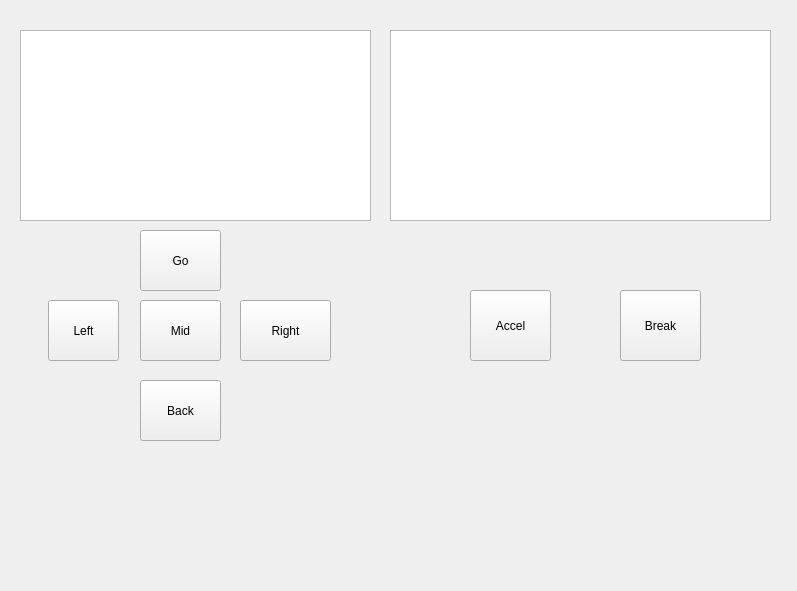
<?xml version="1.0" encoding="UTF-8"?>
<ui version="4.0">
 <class>MainWindow</class>
 <widget class="QMainWindow" name="MainWindow">
  <property name="geometry">
   <rect>
    <x>0</x>
    <y>0</y>
    <width>797</width>
    <height>591</height>
   </rect>
  </property>
  <property name="windowTitle">
   <string>MainWindow</string>
  </property>
  <widget class="QWidget" name="centralwidget">
   <widget class="QPlainTextEdit" name="text">
    <property name="geometry">
     <rect>
      <x>20</x>
      <y>30</y>
      <width>351</width>
      <height>191</height>
     </rect>
    </property>
   </widget>
   <widget class="QPushButton" name="btn_go">
    <property name="geometry">
     <rect>
      <x>140</x>
      <y>230</y>
      <width>81</width>
      <height>61</height>
     </rect>
    </property>
    <property name="text">
     <string>Go</string>
    </property>
   </widget>
   <widget class="QPushButton" name="btb_mid">
    <property name="geometry">
     <rect>
      <x>140</x>
      <y>300</y>
      <width>81</width>
      <height>61</height>
     </rect>
    </property>
    <property name="text">
     <string>Mid</string>
    </property>
   </widget>
   <widget class="QPushButton" name="btn_back">
    <property name="geometry">
     <rect>
      <x>140</x>
      <y>380</y>
      <width>81</width>
      <height>61</height>
     </rect>
    </property>
    <property name="text">
     <string>Back</string>
    </property>
   </widget>
   <widget class="QPushButton" name="btn_left">
    <property name="geometry">
     <rect>
      <x>48</x>
      <y>300</y>
      <width>71</width>
      <height>61</height>
     </rect>
    </property>
    <property name="text">
     <string>Left</string>
    </property>
   </widget>
   <widget class="QPushButton" name="btn_right">
    <property name="geometry">
     <rect>
      <x>240</x>
      <y>300</y>
      <width>91</width>
      <height>61</height>
     </rect>
    </property>
    <property name="text">
     <string>Right</string>
    </property>
   </widget>
   <widget class="QPlainTextEdit" name="text2">
    <property name="geometry">
     <rect>
      <x>390</x>
      <y>30</y>
      <width>381</width>
      <height>191</height>
     </rect>
    </property>
   </widget>
   <widget class="QPushButton" name="btn_accel">
    <property name="geometry">
     <rect>
      <x>470</x>
      <y>290</y>
      <width>81</width>
      <height>71</height>
     </rect>
    </property>
    <property name="text">
     <string>Accel</string>
    </property>
   </widget>
   <widget class="QPushButton" name="btn_break">
    <property name="geometry">
     <rect>
      <x>620</x>
      <y>290</y>
      <width>81</width>
      <height>71</height>
     </rect>
    </property>
    <property name="text">
     <string>Break</string>
    </property>
   </widget>
  </widget>
 </widget>
 <resources/>
 <connections>
  <connection>
   <sender>btb_mid</sender>
   <signal>clicked()</signal>
   <receiver>MainWindow</receiver>
   <slot>clickedMid()</slot>
   <hints>
    <hint type="sourcelabel">
     <x>189</x>
     <y>501</y>
    </hint>
    <hint type="destinationlabel">
     <x>233</x>
     <y>472</y>
    </hint>
   </hints>
  </connection>
  <connection>
   <sender>btn_left</sender>
   <signal>pressed()</signal>
   <receiver>MainWindow</receiver>
   <slot>pressedLeft()</slot>
   <hints>
    <hint type="sourcelabel">
     <x>113</x>
     <y>360</y>
    </hint>
    <hint type="destinationlabel">
     <x>543</x>
     <y>585</y>
    </hint>
   </hints>
  </connection>
  <connection>
   <sender>btn_left</sender>
   <signal>released()</signal>
   <receiver>MainWindow</receiver>
   <slot>releasedLeft()</slot>
   <hints>
    <hint type="sourcelabel">
     <x>118</x>
     <y>360</y>
    </hint>
    <hint type="destinationlabel">
     <x>576</x>
     <y>406</y>
    </hint>
   </hints>
  </connection>
  <connection>
   <sender>btn_right</sender>
   <signal>released()</signal>
   <receiver>MainWindow</receiver>
   <slot>releasedRight()</slot>
   <hints>
    <hint type="sourcelabel">
     <x>330</x>
     <y>360</y>
    </hint>
    <hint type="destinationlabel">
     <x>721</x>
     <y>392</y>
    </hint>
   </hints>
  </connection>
  <connection>
   <sender>btn_go</sender>
   <signal>clicked()</signal>
   <receiver>MainWindow</receiver>
   <slot>clickedGo()</slot>
   <hints>
    <hint type="sourcelabel">
     <x>198</x>
     <y>264</y>
    </hint>
    <hint type="destinationlabel">
     <x>278</x>
     <y>250</y>
    </hint>
   </hints>
  </connection>
  <connection>
   <sender>btn_back</sender>
   <signal>clicked()</signal>
   <receiver>MainWindow</receiver>
   <slot>clickedBack()</slot>
   <hints>
    <hint type="sourcelabel">
     <x>207</x>
     <y>401</y>
    </hint>
    <hint type="destinationlabel">
     <x>274</x>
     <y>403</y>
    </hint>
   </hints>
  </connection>
  <connection>
   <sender>btn_accel</sender>
   <signal>clicked()</signal>
   <receiver>MainWindow</receiver>
   <slot>clickedAccel()</slot>
   <hints>
    <hint type="sourcelabel">
     <x>517</x>
     <y>316</y>
    </hint>
    <hint type="destinationlabel">
     <x>518</x>
     <y>259</y>
    </hint>
   </hints>
  </connection>
  <connection>
   <sender>btn_break</sender>
   <signal>clicked()</signal>
   <receiver>MainWindow</receiver>
   <slot>clickedBreak()</slot>
   <hints>
    <hint type="sourcelabel">
     <x>662</x>
     <y>313</y>
    </hint>
    <hint type="destinationlabel">
     <x>674</x>
     <y>256</y>
    </hint>
   </hints>
  </connection>
  <connection>
   <sender>btn_right</sender>
   <signal>pressed()</signal>
   <receiver>MainWindow</receiver>
   <slot>pressedRight()</slot>
   <hints>
    <hint type="sourcelabel">
     <x>304</x>
     <y>344</y>
    </hint>
    <hint type="destinationlabel">
     <x>357</x>
     <y>445</y>
    </hint>
   </hints>
  </connection>
 </connections>
 <slots>
  <slot>clickedRight()</slot>
  <slot>clickedLeft()</slot>
  <slot>clickedMid()</slot>
  <slot>clickedGo()</slot>
  <slot>clickedBack()</slot>
  <slot>pressedRight()</slot>
  <slot>pressedLeft()</slot>
  <slot>releasedLeft()</slot>
  <slot>releasedRight()</slot>
  <slot>clickedAccel()</slot>
  <slot>clickedBreak()</slot>
 </slots>
</ui>
